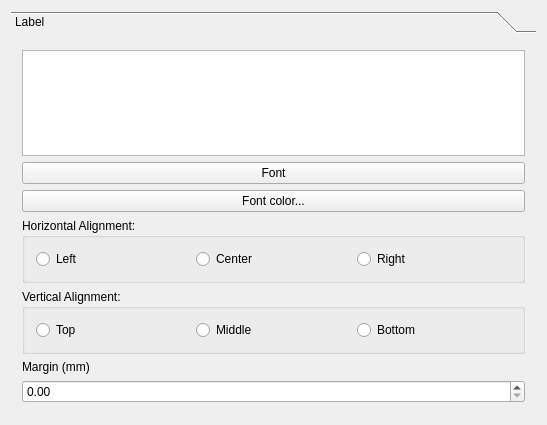
<?xml version="1.0" encoding="UTF-8"?>
<ui version="4.0">
 <class>QgsComposerLabelWidgetBase</class>
 <widget class="QWidget" name="QgsComposerLabelWidgetBase">
  <property name="geometry">
   <rect>
    <x>0</x>
    <y>0</y>
    <width>547</width>
    <height>425</height>
   </rect>
  </property>
  <property name="sizePolicy">
   <sizepolicy hsizetype="Expanding" vsizetype="Expanding">
    <horstretch>0</horstretch>
    <verstretch>0</verstretch>
   </sizepolicy>
  </property>
  <property name="windowTitle">
   <string>Label Options</string>
  </property>
  <layout class="QGridLayout" name="gridLayout_2">
   <item row="0" column="0">
    <widget class="QToolBox" name="toolBox">
     <property name="currentIndex">
      <number>0</number>
     </property>
     <widget class="QWidget" name="page">
      <property name="geometry">
       <rect>
        <x>0</x>
        <y>0</y>
        <width>529</width>
        <height>376</height>
       </rect>
      </property>
      <attribute name="label">
       <string>Label</string>
      </attribute>
      <layout class="QGridLayout" name="gridLayout">
       <item row="0" column="0">
        <widget class="QTextEdit" name="mTextEdit">
         <property name="lineWrapMode">
          <enum>QTextEdit::NoWrap</enum>
         </property>
        </widget>
       </item>
       <item row="1" column="0">
        <widget class="QPushButton" name="mFontButton">
         <property name="sizePolicy">
          <sizepolicy hsizetype="Preferred" vsizetype="Fixed">
           <horstretch>0</horstretch>
           <verstretch>0</verstretch>
          </sizepolicy>
         </property>
         <property name="text">
          <string>Font</string>
         </property>
        </widget>
       </item>
       <item row="2" column="0">
        <widget class="QPushButton" name="mFontColorButton">
         <property name="text">
          <string>Font color...</string>
         </property>
        </widget>
       </item>
       <item row="6" column="0">
        <widget class="QLabel" name="mMarginTextLabel">
         <property name="text">
          <string>Margin (mm)</string>
         </property>
         <property name="buddy">
          <cstring>mMarginDoubleSpinBox</cstring>
         </property>
        </widget>
       </item>
       <item row="7" column="0">
        <widget class="QDoubleSpinBox" name="mMarginDoubleSpinBox"/>
       </item>
       <item row="3" column="0">
        <widget class="QGroupBox" name="buttonGroup1">
         <property name="title">
          <string>Horizontal Alignment:</string>
         </property>
         <layout class="QHBoxLayout" name="horizontalLayout">
          <property name="sizeConstraint">
           <enum>QLayout::SetMinimumSize</enum>
          </property>
          <item>
           <widget class="QRadioButton" name="mLeftRadioButton">
            <property name="text">
             <string>Left</string>
            </property>
           </widget>
          </item>
          <item>
           <widget class="QRadioButton" name="mCenterRadioButton">
            <property name="text">
             <string>Center</string>
            </property>
           </widget>
          </item>
          <item>
           <widget class="QRadioButton" name="mRightRadioButton">
            <property name="text">
             <string>Right</string>
            </property>
           </widget>
          </item>
         </layout>
        </widget>
       </item>
       <item row="4" column="0">
        <widget class="QGroupBox" name="buttonGroup2">
         <property name="title">
          <string>Vertical Alignment:</string>
         </property>
         <layout class="QHBoxLayout" name="horizontalLayout_2">
          <item>
           <widget class="QRadioButton" name="mTopRadioButton">
            <property name="text">
             <string>Top</string>
            </property>
           </widget>
          </item>
          <item>
           <widget class="QRadioButton" name="mMiddleRadioButton">
            <property name="text">
             <string>Middle</string>
            </property>
           </widget>
          </item>
          <item>
           <widget class="QRadioButton" name="mBottomRadioButton">
            <property name="text">
             <string>Bottom</string>
            </property>
           </widget>
          </item>
         </layout>
        </widget>
       </item>
      </layout>
     </widget>
    </widget>
   </item>
  </layout>
 </widget>
 <layoutdefault spacing="6" margin="11"/>
 <tabstops>
  <tabstop>mTextEdit</tabstop>
  <tabstop>mFontButton</tabstop>
  <tabstop>mFontColorButton</tabstop>
  <tabstop>mMarginDoubleSpinBox</tabstop>
 </tabstops>
 <resources/>
 <connections/>
</ui>
